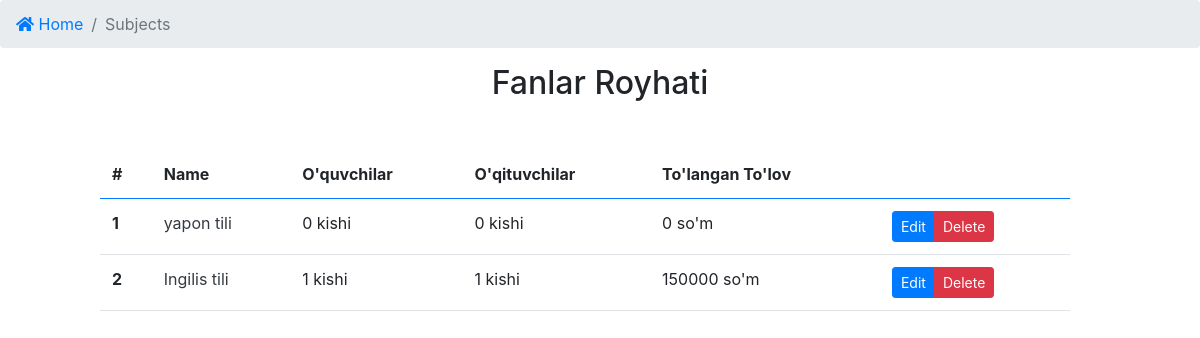
Screenshot of /profile/subject/ (signed in) with the database file from the repository.
### app/models.py (models this page shows, shortened)
class Subject(models.Model):
    name =models.CharField(_("Fan nomi"), max_length=100)
    added_date = models.DateTimeField(_("qoshilgan fani"), auto_now_add=True)
    """Bitta fan uchun shu oyda qancha tolanganligini ko'rsatadi"""
    @property
    def this_month_payment(self):
        oy = int(datetime.now().month)
        payment = self.payment_set.all()
        this_month = []
        for i in payment:
            if i.payed_date.month == oy:
                this_month.append(i)
        total = sum([i.payment for i in this_month])
        return total
    """Bitta fanda nechta o'qituvchi borligini ko'rsatadi"""
    @property
    def self_teachers(self):
        tea = self.teacher_set.all().count()
        return tea
    """Bitta fanda nechta o'quvchi borligini ko'rsatadi"""
    @property
    def self_students(self):
        student = self.student_set.all().count()
        return student

class Payment(models.Model):
    student = models.ForeignKey(Student, verbose_name=_("Talaba"), on_delete=models.CASCADE)
    subject = models.ForeignKey(Subject, verbose_name=_("Qaysi fan uchun"), on_delete=models.CASCADE)
    teacher = models.ForeignKey(Teacher, verbose_name=_("O'qituvchisi"), on_delete=models.CASCADE)
    payment = models.IntegerField(_("Tolov summasi"), default=0)
    payed_date = models.DateTimeField(_("To'langan vaqt"), auto_now_add=True)
    """To'langan umumiy summa olish"""
    """O'qituvchilarga To'lanadigan umumiy summa"""
    """Centerning umumiy harajatlari"""
    """Centerga qoladigan soft foyda"""

### app/views.py (the view)
# urls.py: path("subject/", Subjects, name="Subject"),
def Subjects(request):
    sub = Subject.objects.all()
    return render(request, 'sections/subjects.html', {'sub':sub})

### app/templates/sections/subjects.html (shortened to what this page needs)
{% extends "index.html" %}
{% block content %}
<nav aria-label="breadcrumb">
    <ol class="breadcrumb">
        <li class="breadcrumb-item"><a href="/"><i class="fas fa-home"></i> Home</a></li>
        <li class="breadcrumb-item active" aria-current="page">Subjects</li>
    </ol>
</nav>
<div class="container1">
    <div class="wrapper text-center">
        <h2 class="">Fanlar Royhati</h2>
    </div>
    <div class="row mt-5" style="margin-right: 15px;">
        <div class="col-md-10 m-auto">
            <table class="table table-hover table-borderless">
                <thead class="border-bottom border-primary">
                    <tr>
                        <th scope="col">#</th>
                        <th scope="col">Name</th>
                        <th scope="col">O'quvchilar</th>
                        <th scope="col">O'qituvchilar</th>
                        <th scope="col">To'langan To'lov</th>
                    </tr>
                </thead>
                <tbody class="">
                    {% for i in sub %}
                        <tr class="border-bottom">
                            <th scope="row"> {{ forloop.counter }} </th>
                            <td><a href="{% url 'app:Teacher' id_sub=i.id %}" class="text-dark"> {{ i.name }} </a> </td>
                            <td>{{ i.self_students }} kishi</td>
                            <td>{{ i.self_teachers }} kishi</td>
                            <td>{{ i.this_month_payment }} so'm</td>
                            <td class="btn-group btn-group-sm">
                                <a href="{% url 'app:UpdateSubject' pk=i.pk %}" class="btn btn-primary">Edit</a>
                                {% if user.admin == True %}
                                    <button type="button" class="btn btn-danger" data-toggle="modal" data-target="#exampleModal{{i.pk}}">
                                        Delete
                                    </button>
                                {% endif %}
                            </td>
                        </tr>
                          </div>
                    {% endfor %}
        </div>
{% endblock content %}

### rows the page displays
Subject: name "yapon tili", self_students "0", self_teachers "0", this_month_payment "0"
Subject: name "Ingilis tili", self_students "1", self_teachers "1", this_month_payment "150000"
